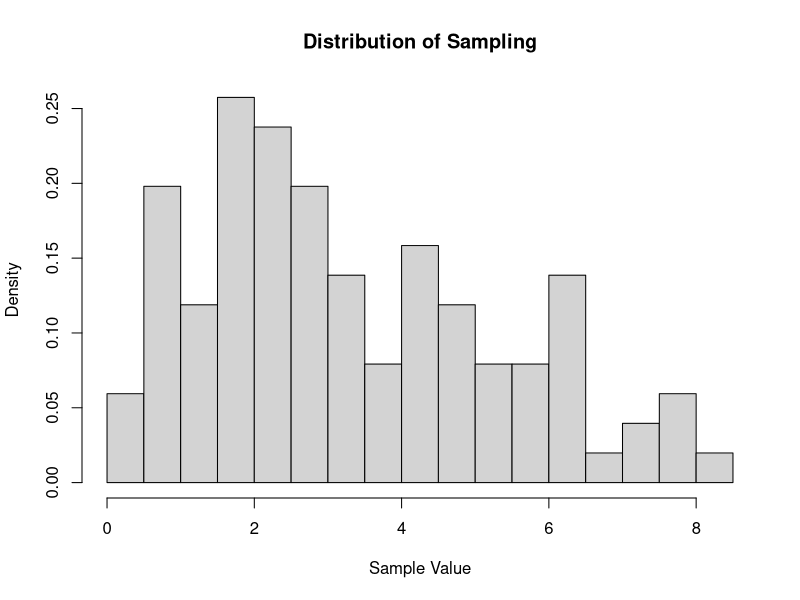

Write R code to recreate this figure.
## ---- chunk 1
knitr::opts_chunk$set(echo = TRUE)
## ---- chunk 2
data <- read.delim("webtraffic.txt")
col_total <- colSums(data)
Traffic <- matrix(col_total, nrow = 9, ncol = 9, byrow = TRUE)
Traffic[9, 1] = 1000
Traffic
## ---- chunk 3
row_total <- rowSums(Traffic)
P <- Traffic / row_total
P
## ---- chunk 4
a <- c(1, rep(0, 8))
prob5 <- a %*% P %*% P %*% P %*% P %*% P
prob5[5]
## ---- chunk 5
Q <- t(P) - diag(9)
Q[9, ] <- rep(1, 9)
rhs <- c(rep(0, 8), 1)
Pi <- solve(Q, rhs)
Pi
## ---- chunk 6
B <- P[1:8, 1:8]
Q <- diag(8) - B
rhs <- c(0.1, 2, 3, 5, 5, 3, 3, 2)
m <- solve(Q, rhs)
m[1]
## ---- chunk 7
set.seed(400)
n1 <- 10000000 / (1^2)
n2 <- 10000000 / (2^2)
n3 <- 10000000 / (4^2)
X1 <- runif(n1, 0, 1)
X2 <- runif(n2, 0, 1)
X3 <- runif(n3, 0, 1)
Y1 <- -log(X1) / 1
Y2 <- -log(X2) / 2
Y3 <- -log(X3) / 4
I1 <- sum(sin(Y1)) / n1
I2 <- sum(sin(Y2) / 2) / n2
I3 <- sum(sin(Y3) / 4) / n3
I1
I2
I3
## ---- chunk 8
set.seed(99999)
q <- function(x, lambda = 1){
  return (lambda * exp(-lambda * x))
}
f <- function(x, k = 2, theta = 2){
  return (x ^ (k - 1) * exp(-x / theta))
}
x_list = c(1, rep(0, 14999))
uni = runif(15000, 0, 1)
X = -log(uni)
for(t in 0 : 14999){
  x = X[t+1]
  a = f(x) * q(x_list[t+1]) / (f(x_list[t+1]) * q(x))
  u = runif(1, 0, 1)
  if(u <= a){
    x_list[t+2] = x
  }else{
    x_list[t+2] = x_list[t+1]
  }
}
hist(x_list[seq(5000, 15000, 100)], freq = FALSE, breaks = 20, main = "Distribution of Sampling", xlab = "Sample Value")
